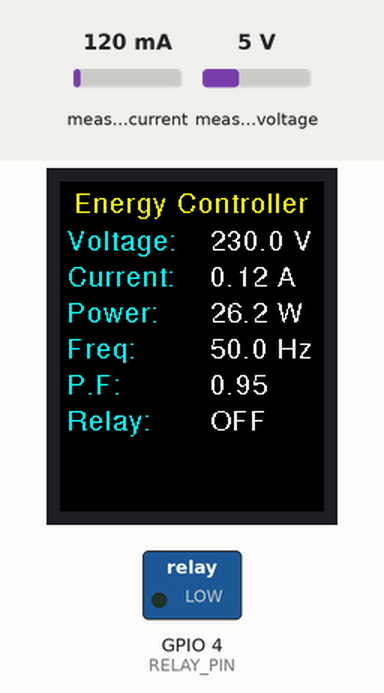
Recording of a sketch running on a simulated ESP32. On the bench: 176×220 colour display, switched loads named in the sketch (green lamp = pin HIGH). The test bench sets the inputs (shaded band); at power-on: measured current 120 mA, measured voltage 5 V. WiFi joins after 1.5 s; servers stay silent unless stated; uploads are accepted with an empty reply; what the sketch prints to the serial monitor is not drawn.

Above: at 2.9 s.
3.0 s: measured current set to 40 mA
At 4.3 s:
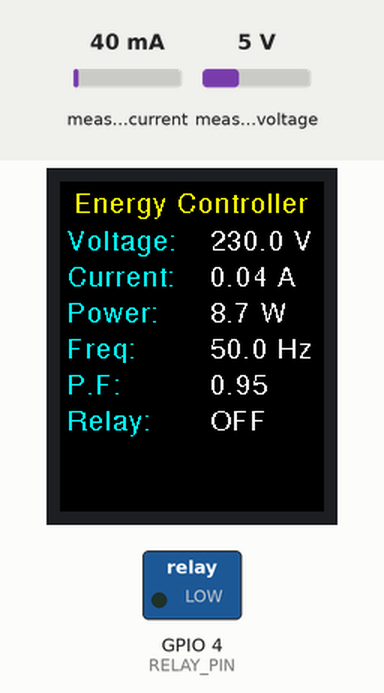
5.0 s: measured voltage set to 0.3 V
At 6.1 s:
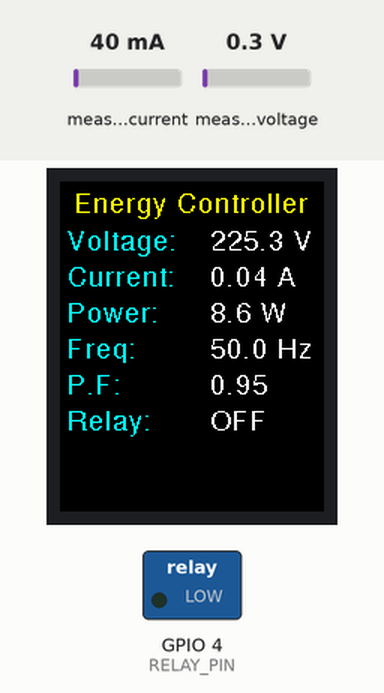
6.6 s: measured current set to 500 mA
At 8.0 s:
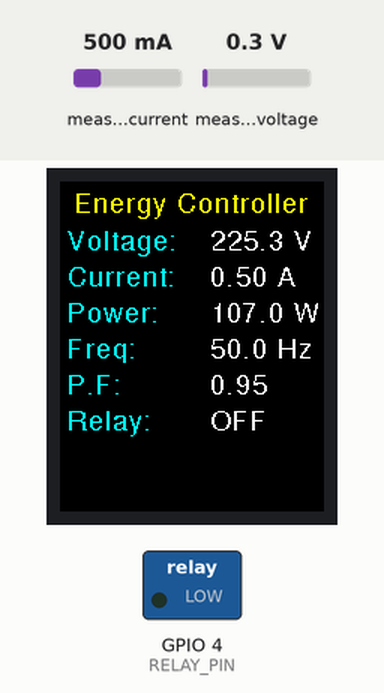
8.3 s: measured voltage set to 3.8 V
At 9.8 s:
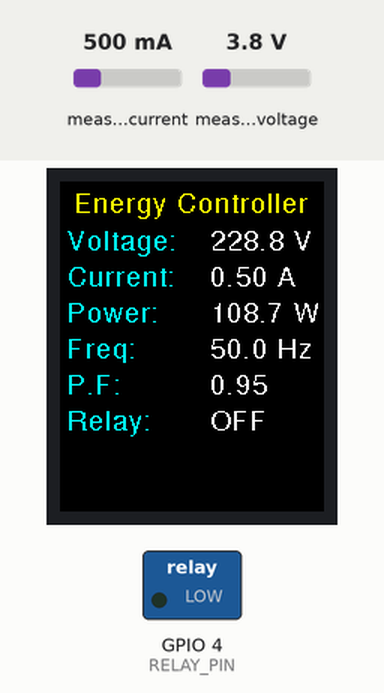
Timing chart, 0 to 11.0 s (numbered marks = the images above; inputs shaded):
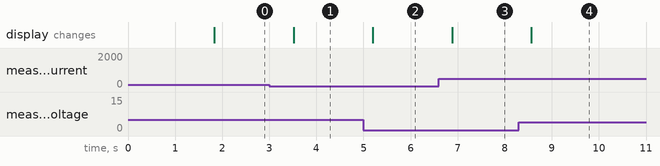

The sketch:

KIT2_Energy_Controller_M001.ino
```cpp
#include "SPI.h"
#include "TFT_22_ILI9225.h"
#include <../fonts/FreeSans9pt7b.h>
#include <PZEM004Tv30.h>
#include <WiFi.h>
#include <WiFiManager.h>
#include <ArduinoOTA.h>
#include <HTTPClient.h>
#include <WiFiClientSecure.h>
#include <ArduinoJson.h>

// TFT Pins
#define TFT_RST 26
#define TFT_RS  25
#define TFT_CS  15
#define TFT_SDI 13
#define TFT_CLK 14
#define TFT_LED 0
#define TFT_BRIGHTNESS 200

// Relay Pin
#define RELAY_PIN 4

// Kit ID & URLs
const char* kitID = "kit2";
const char* thingsboardURL = "https://192.168.1.238:8080/api/v1/Controller/telemetry";
const char* thingsboardRelayURL = "https://192.168.1.238:8080/api/v1/Controller/attributes?sharedKeys=relay";
const char* flaskAPI = "http://192.168.1.130:5010/api/v1/data";

// SPI & Display
SPIClass hspi(HSPI);
TFT_22_ILI9225 tft = TFT_22_ILI9225(TFT_RST, TFT_RS, TFT_CS, TFT_LED, TFT_BRIGHTNESS);

// PZEM (Serial2: RX=16, TX=17)
PZEM004Tv30 pzem(&Serial2, 17, 16);

// Relay Status Variable
bool relayStatus = false;

void setup() {
  Serial.begin(115200);
  Serial2.begin(9600, SERIAL_8N1, 17, 16);

  // Display Setup
  hspi.begin();
  tft.begin(hspi);
  tft.clear();
  tft.setGFXFont(&FreeSans9pt7b);
  tft.drawGFXText(10, 20, "Energy Controller", COLOR_YELLOW);

  // Relay pin setup
  pinMode(RELAY_PIN, OUTPUT);
  digitalWrite(RELAY_PIN, LOW);  // Default OFF

  // WiFiManager Portal
  WiFiManager wm;
  wm.setTimeout(180);
  if (!wm.autoConnect("Energy-Controller")) {
    Serial.println("Failed to connect. Restarting...");
    ESP.restart();
  }
  Serial.println("WiFi connected: " + WiFi.localIP().toString());

  // OTA Setup
  ArduinoOTA.setHostname("Energy-Controller");
  ArduinoOTA.begin();
}

void loop() {
  ArduinoOTA.handle();

  // Read sensor values
  float voltage = pzem.voltage();
  float current = pzem.current();
  float power = pzem.power();
  float frequency = pzem.frequency();
  float pf = pzem.pf();

  // Debug output
  Serial.printf("Voltage: %.2f V | Current: %.2f A | Power: %.2f W | Freq: %.2f Hz | PF: %.2f\n",
                voltage, current, power, frequency, pf);
  Serial.println(relayStatus ? "Relay Status: ON" : "Relay Status: OFF");

  // Update TFT Display
  tft.fillRectangle(0, 28, 176, 192, COLOR_BLACK);
  tft.setGFXFont(&FreeSans9pt7b);

  int16_t labelX = 5;
  int16_t valueX = 100;
  int16_t y = 45;
  int16_t spacing = 24;

  tft.drawGFXText(labelX, y, "Voltage:", COLOR_CYAN);
  tft.drawGFXText(valueX, y, isnan(voltage) ? "---" : String(voltage, 1) + " V", COLOR_WHITE); y += spacing;

  tft.drawGFXText(labelX, y, "Current:", COLOR_CYAN);
  tft.drawGFXText(valueX, y, isnan(current) ? "---" : String(current, 2) + " A", COLOR_WHITE); y += spacing;

  tft.drawGFXText(labelX, y, "Power:", COLOR_CYAN);
  tft.drawGFXText(valueX, y, isnan(power) ? "---" : String(power, 1) + " W", COLOR_WHITE); y += spacing;

  tft.drawGFXText(labelX, y, "Freq:", COLOR_CYAN);
  tft.drawGFXText(valueX, y, isnan(frequency) ? "---" : String(frequency, 1) + " Hz", COLOR_WHITE); y += spacing;

  tft.drawGFXText(labelX, y, "P.F:", COLOR_CYAN);
  tft.drawGFXText(valueX, y, isnan(pf) ? "---" : String(pf, 2), COLOR_WHITE); y += spacing;

  tft.drawGFXText(labelX, y, "Relay:", COLOR_CYAN);
  tft.drawGFXText(valueX, y, relayStatus ? "ON" : "OFF", COLOR_WHITE);

  // Send to ThingsBoard
  WiFiClientSecure client;
  client.setInsecure();
  HTTPClient https;
  if (https.begin(client, thingsboardURL)) {
    https.addHeader("Content-Type", "application/json");
    StaticJsonDocument<256> doc;
    doc["voltage"] = voltage;
    doc["current"] = current;
    doc["power"] = power;
    doc["frequency"] = frequency;
    doc["pf"] = pf;
    doc["relay"] = relayStatus;  // include relay status
    String json;
    serializeJson(doc, json);
    int code = https.POST(json);
    Serial.printf("ThingsBoard POST Code: %d\n", code);
    https.end();
  } else {
    Serial.println("ThingsBoard connection failed.");
  }

  // Send to Flask (MongoDB)
  WiFiClient httpClient;
  HTTPClient http;
  if (http.begin(httpClient, flaskAPI)) {
    http.addHeader("Content-Type", "application/json");
    StaticJsonDocument<300> doc;
    doc["kit_id"] = kitID;
    doc["voltage"] = voltage;
    doc["current"] = current;
    doc["power"] = power;
    doc["frequency"] = frequency;
    doc["pf"] = pf;
    doc["relay"] = relayStatus;  // include relay status
    String json;
    serializeJson(doc, json);
    int code = http.POST(json);
    Serial.printf("Flask POST Code: %d\n", code);
    http.end();
  } else {
    Serial.println("Flask API connection failed.");
  }

  // Update Relay State from ThingsBoard
  controlRelay();

  delay(1000);
}

void controlRelay() {
  WiFiClientSecure client;
  client.setInsecure();
  HTTPClient https;

  if (https.begin(client, thingsboardRelayURL)) {
    int httpCode = https.GET();

    if (httpCode == HTTP_CODE_OK) {
      String payload = https.getString();
      Serial.println("ThingsBoard Relay Response: " + payload);

      if (payload.indexOf("\"relay\":true") != -1) {
        digitalWrite(RELAY_PIN, HIGH);  // Relay OFF
        relayStatus = false;
      } else if (payload.indexOf("\"relay\":false") != -1) {
        digitalWrite(RELAY_PIN, LOW);   // Relay ON
        relayStatus = true;
      }
    } else {
      Serial.printf("Relay Check HTTP Error: %d\n", httpCode);
    }
    https.end();
  } else {
    Serial.println("ThingsBoard Relay Connection failed.");
  }
}
```

Measured:
- after the input at 3.0 s, the display: changes after 0.52 s (image 1)
- after the input at 5.0 s, the display: changes after 0.20 s (image 2)
- after the input at 6.6 s, the display: changes after 0.28 s (image 3)
- after the input at 8.3 s, the display: changes after 0.26 s (image 4)
